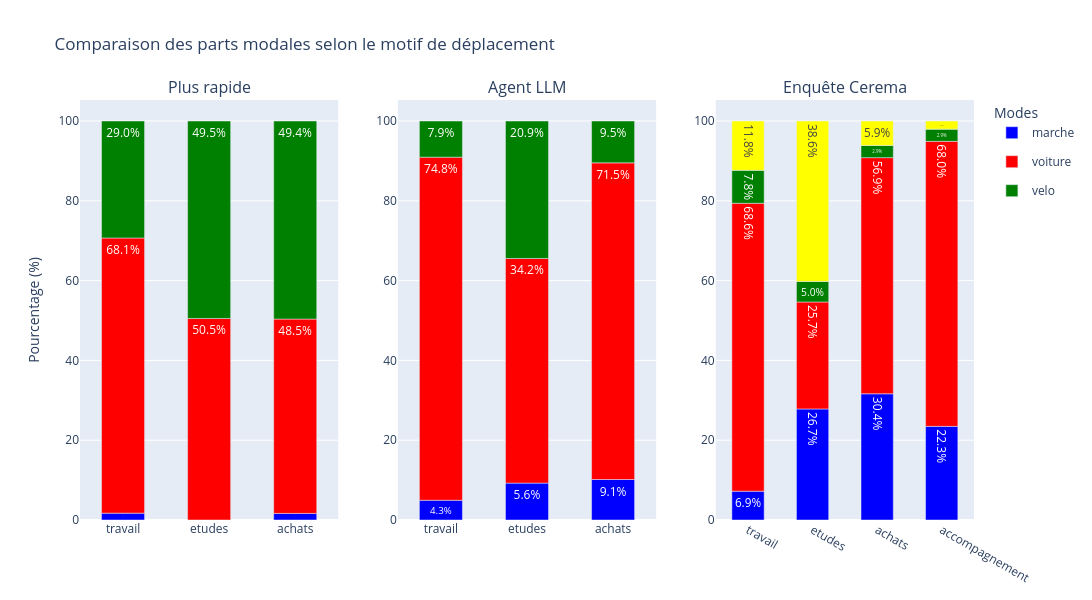

Here is the notebook cell this chart was saved with:
### Code cell
bar_graph(moves, cerema["parts_modales_2023"]["motif_deplacement"], "Comparaison des parts modales selon le motif de déplacement", x_name="Motifs de déplacement")

### Figure 1 — Plotly figure (JSON) as saved in the notebook; plotly's stock layout.template omitted (floating-point values rounded to 4 significant figures)
{"data": [{"legendgroup": "marche", "marker": {"color": "blue"}, "name": "marche", "showlegend": true, "text": ["1.6924564796905222", "1.644398766700925", "inf", "inf", "inf"], "textposition": "inside", "texttemplate": "%{text:.1f}%", "type": "bar", "x": ["travail", "achats", null, null, null], "xaxis": "x", "y": [35, 16, 106, 55, 20], "yaxis": "y"}, {"legendgroup": "voiture", "marker": {"color": "red"}, "name": "voiture", "showlegend": true, "text": ["68.13346228239845", "50.51020408163265", "48.50976361767729", "inf", "inf", "inf"], "textposition": "inside", "texttemplate": "%{text:.1f}%", "type": "bar", "x": ["travail", "etudes", "achats", null, null, null], "xaxis": "x", "y": [1409, 99, 472, 2415, 526, 654], "yaxis": "y"}, {"legendgroup": "velo", "marker": {"color": "green"}, "name": "velo", "showlegend": true, "text": ["28.965183752417794", "49.48979591836735", "49.43473792394656", "inf", "inf", "inf"], "textposition": "inside", "texttemplate": "%{text:.1f}%", "type": "bar", "x": ["travail", "etudes", "achats", null, null, null], "xaxis": "x", "y": [599, 97, 481, 1297, 526, 421], "yaxis": "y"}, {"legendgroup": "transports_collectifs", "marker": {"color": "yellow"}, "name": "transports_collectifs", "showlegend": true, "text": [], "textposition": "inside", "texttemplate": "%{text:.1f}%", "type": "bar", "x": [], "xaxis": "x", "y": [], "yaxis": "y"}, {"legendgroup": "marche", "marker": {"color": "blue"}, "name": "marche", "showlegend": false, "text": ["4.3036750483559", "5.612244897959184", "9.146968139773895", "inf", "inf", "inf"], "textposition": "inside", "texttemplate": "%{text:.1f}%", "type": "bar", "x": ["travail", "etudes", "achats", null, null, null], "xaxis": "x2", "y": [89, 11, 89, 328, 130, 71], "yaxis": "y2"}, {"legendgroup": "voiture", "marker": {"color": "red"}, "name": "voiture", "showlegend": false, "text": ["74.80657640232108", "34.183673469387756", "71.53134635149023", "inf", "inf", "inf"], "textposition": "inside", "texttemplate": "%{text:.1f}%", "type": "bar", "x": ["travail", "etudes", "achats", null, null, null], "xaxis": "x2", "y": [1547, 67, 696, 2731, 673, 804], "yaxis": "y2"}, {"legendgroup": "velo", "marker": {"color": "green"}, "name": "velo", "showlegend": false, "text": ["7.88201160541586", "20.918367346938776", "9.45529290853032", "inf", "inf", "inf"], "textposition": "inside", "texttemplate": "%{text:.1f}%", "type": "bar", "x": ["travail", "etudes", "achats", null, null, null], "xaxis": "x2", "y": [163, 41, 92, 344, 145, 141], "yaxis": "y2"}, {"legendgroup": "transports_collectifs", "marker": {"color": "yellow"}, "name": "transports_collectifs", "showlegend": false, "text": [], "textposition": "inside", "texttemplate": "%{text:.1f}%", "type": "bar", "x": [], "xaxis": "x2", "y": [], "yaxis": "y2"}, {"legendgroup": "marche", "marker": {"color": "blue"}, "name": "marche", "showlegend": false, "text": ["6.862745098039216", "26.732673267326735", "30.392156862745097", "22.330097087378643"], "textposition": "inside", "texttemplate": "%{text:.1f}%", "type": "bar", "x": ["travail", "etudes", "achats", "accompagnement"], "xaxis": "x3", "y": [7, 27, 31, 23], "yaxis": "y3"}, {"legendgroup": "voiture", "marker": {"color": "red"}, "name": "voiture", "showlegend": false, "text": ["68.62745098039215", "25.742574257425744", "56.86274509803921", "67.96116504854369"], "textposition": "inside", "texttemplate": "%{text:.1f}%", "type": "bar", "x": ["travail", "etudes", "achats", "accompagnement"], "xaxis": "x3", "y": [70, 26, 58, 70], "yaxis": "y3"}, {"legendgroup": "velo", "marker": {"color": "green"}, "name": "velo", "showlegend": false, "text": ["7.8431372549019605", "4.9504950495049505", "2.941176470588235", "2.912621359223301"], "textposition": "inside", "texttemplate": "%{text:.1f}%", "type": "bar", "x": ["travail", "etudes", "achats", "accompagnement"], "xaxis": "x3", "y": [8, 5, 3, 3], "yaxis": "y3"}, {"legendgroup": "transports_collectifs", "marker": {"color": "yellow"}, "name": "transports_collectifs", "showlegend": false, "text": ["11.76470588235294", "38.613861386138616", "5.88235294117647", "1.9417475728155338"], "textposition": "inside", "texttemplate": "%{text:.1f}%", "type": "bar", "x": ["travail", "etudes", "achats", "accompagnement"], "xaxis": "x3", "y": [12, 39, 6, 2], "yaxis": "y3"}], "layout": {"annotations": [{"font": {"size": 16}, "showarrow": false, "text": "Plus rapide", "x": 0.1444, "xanchor": "center", "xref": "paper", "y": 1.0, "yanchor": "bottom", "yref": "paper"}, {"font": {"size": 16}, "showarrow": false, "text": "Agent LLM", "x": 0.5, "xanchor": "center", "xref": "paper", "y": 1.0, "yanchor": "bottom", "yref": "paper"}, {"font": {"size": 16}, "showarrow": false, "text": "Enquête Cerema", "x": 0.8556, "xanchor": "center", "xref": "paper", "y": 1.0, "yanchor": "bottom", "yref": "paper"}], "bargap": 0.5, "barmode": "relative", "barnorm": "percent", "height": 600, "legend": {"title": {"text": "Modes"}}, "title": {"text": "Comparaison des parts modales selon le motif de déplacement"}, "width": 1300, "xaxis": {"anchor": "y", "categoryarray": ["travail", "etudes", "achats", "accompagnement"], "categoryorder": "array", "domain": [0.0, 0.2889], "showgrid": false, "type": "category"}, "xaxis2": {"anchor": "y2", "categoryarray": ["travail", "etudes", "achats", "accompagnement"], "categoryorder": "array", "domain": [0.3556, 0.6444], "showgrid": false, "type": "category"}, "xaxis3": {"anchor": "y3", "categoryarray": ["travail", "etudes", "achats", "accompagnement"], "categoryorder": "array", "domain": [0.7111, 1.0], "showgrid": false, "type": "category"}, "yaxis": {"anchor": "x", "domain": [0.0, 1.0], "title": {"text": "Pourcentage (%)"}}, "yaxis2": {"anchor": "x2", "domain": [0.0, 1.0]}, "yaxis3": {"anchor": "x3", "domain": [0.0, 1.0]}}}
